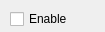
<?xml version="1.0" encoding="UTF-8"?>
<ui version="4.0">
 <class>Form</class>
 <widget class="QWidget" name="Form">
  <property name="geometry">
   <rect>
    <x>0</x>
    <y>0</y>
    <width>105</width>
    <height>32</height>
   </rect>
  </property>
  <property name="windowTitle">
   <string>Form</string>
  </property>
  <widget class="QCheckBox" name="checkBox">
   <property name="geometry">
    <rect>
     <x>10</x>
     <y>10</y>
     <width>71</width>
     <height>18</height>
    </rect>
   </property>
   <property name="text">
    <string>Enable</string>
   </property>
  </widget>
 </widget>
 <resources/>
 <connections/>
</ui>
